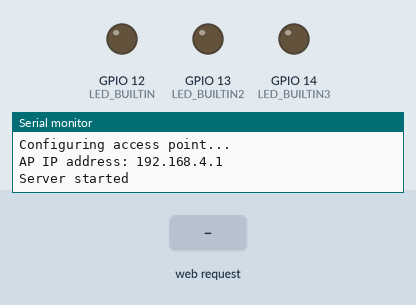
Recording of a sketch running on a simulated ESP32. Shown: output pins drawn as LEDs (lit = HIGH), the last lines printed to the serial monitor. Inputs (shaded band) come from the test bench.

Above: at 6.2 s.
6.3 s: HTTP request GET /H received
At 7.5 s:
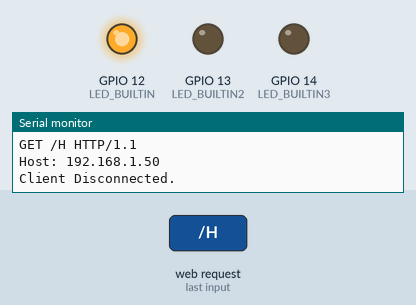
7.8 s: HTTP request GET /M received
At 8.7 s:
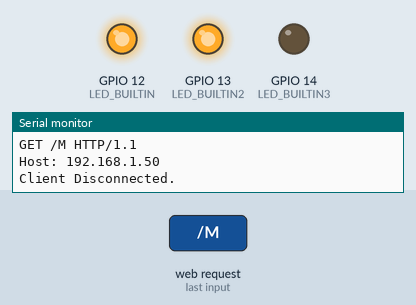
9.3 s: HTTP request GET /L received
At 9.9 s:
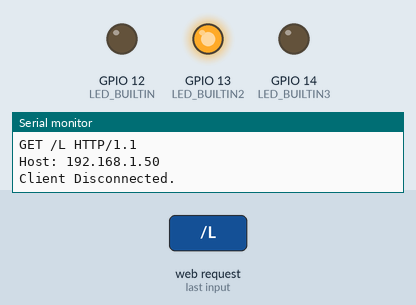
10.8 s: HTTP request GET /J received
At 12.0 s:
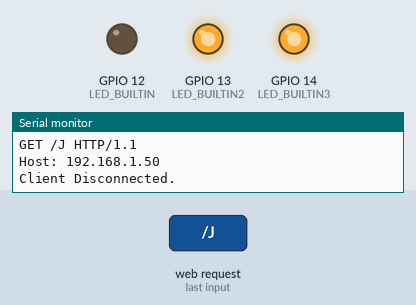
12.3 s: HTTP request GET /N received
At 13.4 s:
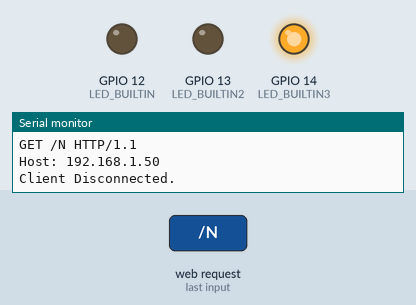
Timing chart, 0 to 14.8 s (numbered marks = the images above; inputs shaded):
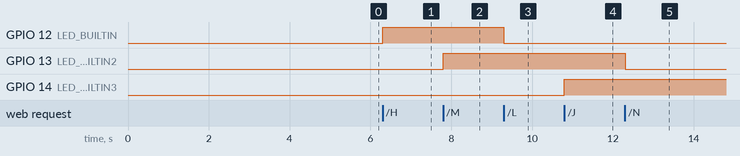

Measured:
- after the input at 6.3 s, GPIO 12 (LED_BUILTIN): LOW → HIGH at once
- after the input at 7.8 s, GPIO 13 (LED_BUILTIN2): LOW → HIGH at once
- after the input at 9.3 s, GPIO 12 (LED_BUILTIN): HIGH → LOW at once
- after the input at 10.8 s, GPIO 14 (LED_BUILTIN3): LOW → HIGH at once
- after the input at 12.3 s, GPIO 13 (LED_BUILTIN2): HIGH → LOW at once

The sketch:

WiFiAccessPoint_test-Quim_3LEDS.ino
```cpp
/*
  WiFiAccessPoint.ino creates a WiFi access point and provides a web server on it.
  Quim versio 3 Leds 14-9-2024
  Pin 12 vermell
  Pin 13 ambar
  Pin 14 verd

  Joan J.B. modificat 13-9-2024

  Steps:
  1. Connect to the access point "yourAp"
  2. Point your web browser to http://192.168.4.1/H to turn the LED on or http://192.168.4.1/L to turn it off
     OR
     Run raw TCP "GET /H" and "GET /L" on PuTTY terminal with 192.168.4.1 as IP address and 80 as port

  Created for arduino-esp32 on 04 July, 2018
  by Elochukwu Ifediora (fedy0)
*/

#include <WiFi.h>
#include <NetworkClient.h>
#include <WiFiAP.h>

#define LED_BUILTIN 12
#define LED_BUILTIN2 13
#define LED_BUILTIN3 14 // Set the GPIO pin where you connected your test LED

// Set these to your desired credentials.
const char *ssid = "yourAP";
const char *password = "JoanQuim";

int ambarLedState = 0;

NetworkServer server(80);

void setup() {
  pinMode(LED_BUILTIN, OUTPUT);
  pinMode(LED_BUILTIN2, OUTPUT);
  pinMode(LED_BUILTIN3, OUTPUT);
  delay(5000);
  Serial.begin(115200);
  Serial.println();
  Serial.println("Configuring access point...");

  // You can remove the password parameter if you want the AP to be open.
  // a valid password must have more than 7 characters
  if (!WiFi.softAP(ssid, password)) {
    log_e("Soft AP creation failed.");
    while (1);
  }
  IPAddress myIP = WiFi.softAPIP();
  Serial.print("AP IP address: ");
  Serial.println(myIP);
  server.begin();

  Serial.println("Server started");
}

void loop() {
  NetworkClient client = server.accept();  // listen for incoming clients

  if (client) {                     // if you get a client,
    Serial.println("New Client.");  // print a message out the serial port
    String currentLine = "";        // make a String to hold incoming data from the client
    while (client.connected()) {    // loop while the client's connected
      if (client.available()) {     // if there's bytes to read from the client,
        char c = client.read();     // read a byte, then
        Serial.write(c);            // print it out the serial monitor
        if (c == '\n') {            // if the byte is a newline character

          // if the current line is blank, you got two newline characters in a row.
          // that's the end of the client HTTP request, so send a response:
          if (currentLine.length() == 0) {
            // HTTP headers always start with a response code (e.g. HTTP/1.1 200 OK)
            // and a content-type so the client knows what's coming, then a blank line:
            client.println("HTTP/1.1 200 OK");
            client.println("Content-type:text/html");
            client.println();

            // the content of the HTTP response follows the header:
            client.print("<H2>Quim:<br><br>");
            client.print("Click <a href=\"/H\">here</a> to turn ON thh red LED.<br><br>");
            client.print("Click <a href=\"/L\">here</a> to turn OFF the red LED.<br><br>");
            client.print("Click <a href=\"/M\">here</a> to switch the state of the ambar LED.<br><br>");
            client.print("Click <a href=\"/J\">here</a> to turn ON the green LED.<br><br>");
            client.print("Click <a href=\"/G\">here</a> to turn OFF the green LED.<br><br>");

            // The HTTP response ends with another blank line:
            client.println();
            // break out of the while loop:
            break;
          } else {  // if you got a newline, then clear currentLine:
            currentLine = "";
          }
        } else if (c != '\r') {  // if you got anything else but a carriage return character,
          currentLine += c;      // add it to the end of the currentLine
        }

        // Check to see if the client request was "GET /H" or "GET /L":
        if (currentLine.endsWith("GET /H")) {
          digitalWrite(LED_BUILTIN, HIGH);
          digitalWrite(LED_BUILTIN3, LOW);  // GET /H turns the LED on
        }
        if (currentLine.endsWith("GET /L")) {
          digitalWrite(LED_BUILTIN, LOW);  // GET /L turns the LED off
        }
        if (currentLine.endsWith("GET /M")) {
          if (ambarLedState == 0) {
          digitalWrite(LED_BUILTIN2, HIGH);
          ambarLedState = 1;  }
          else{
            digitalWrite(LED_BUILTIN2, LOW);
            ambarLedState = 0;
          }
        }
        if (currentLine.endsWith("GET /N")) {
          digitalWrite(LED_BUILTIN2, LOW);  // GET /N turns the LED off
        }
        if (currentLine.endsWith("GET /J")) {
          digitalWrite(LED_BUILTIN3, HIGH);
          digitalWrite(LED_BUILTIN, LOW);  // GET /J turns the LED on
        }
        if (currentLine.endsWith("GET /G")) {
          digitalWrite(LED_BUILTIN3, LOW);  // GET /G turns the LED off
        }
      }
    }
    // close the connection:
    client.stop();
    Serial.println("Client Disconnected.");
  }
}
```
